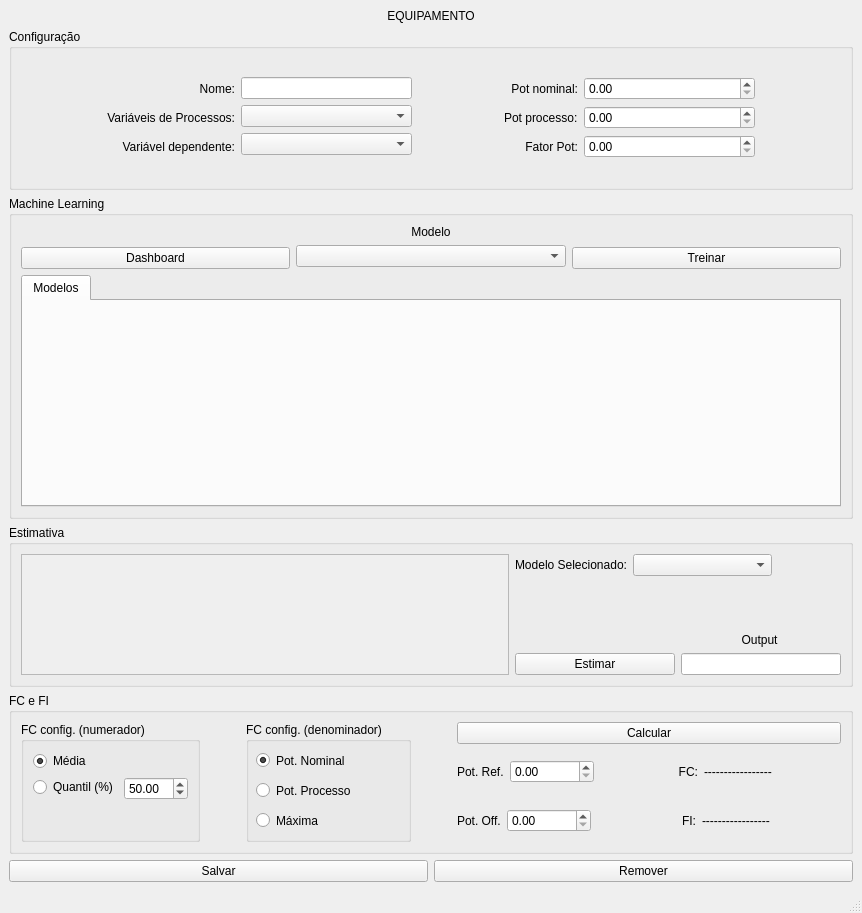
<?xml version="1.0" encoding="UTF-8"?>
<ui version="4.0">
 <class>MainWindow</class>
 <widget class="QMainWindow" name="MainWindow">
  <property name="geometry">
   <rect>
    <x>0</x>
    <y>0</y>
    <width>862</width>
    <height>913</height>
   </rect>
  </property>
  <property name="windowTitle">
   <string>Gerenciamento de Equipamentos</string>
  </property>
  <widget class="QWidget" name="centralwidget">
   <layout class="QVBoxLayout" name="verticalLayout" stretch="0,1,2,1,1,0">
    <item>
     <widget class="QLabel" name="label">
      <property name="text">
       <string>EQUIPAMENTO</string>
      </property>
      <property name="alignment">
       <set>Qt::AlignCenter</set>
      </property>
     </widget>
    </item>
    <item>
     <widget class="QGroupBox" name="groupBox">
      <property name="title">
       <string>Configuração</string>
      </property>
      <layout class="QVBoxLayout" name="verticalLayout_2">
       <item>
        <layout class="QHBoxLayout" name="horizontalLayout" stretch="1,0,2,1,0,2,1">
         <item>
          <spacer name="horizontalSpacer_4">
           <property name="orientation">
            <enum>Qt::Horizontal</enum>
           </property>
           <property name="sizeHint" stdset="0">
            <size>
             <width>40</width>
             <height>20</height>
            </size>
           </property>
          </spacer>
         </item>
         <item>
          <layout class="QVBoxLayout" name="verticalLayout_9">
           <item>
            <widget class="QLabel" name="label_2">
             <property name="text">
              <string>Nome:</string>
             </property>
             <property name="alignment">
              <set>Qt::AlignRight|Qt::AlignTrailing|Qt::AlignVCenter</set>
             </property>
            </widget>
           </item>
           <item>
            <widget class="QLabel" name="label_4">
             <property name="text">
              <string>Variáveis de Processos:</string>
             </property>
             <property name="alignment">
              <set>Qt::AlignRight|Qt::AlignTrailing|Qt::AlignVCenter</set>
             </property>
            </widget>
           </item>
           <item>
            <widget class="QLabel" name="label_3">
             <property name="text">
              <string>Variável dependente:</string>
             </property>
             <property name="alignment">
              <set>Qt::AlignRight|Qt::AlignTrailing|Qt::AlignVCenter</set>
             </property>
            </widget>
           </item>
          </layout>
         </item>
         <item>
          <layout class="QVBoxLayout" name="verticalLayout_8">
           <item>
            <widget class="QLineEdit" name="name_eq"/>
           </item>
           <item>
            <widget class="CheckableComboBox" name="var_pro"/>
           </item>
           <item>
            <widget class="QComboBox" name="var_dep"/>
           </item>
          </layout>
         </item>
         <item>
          <spacer name="horizontalSpacer">
           <property name="orientation">
            <enum>Qt::Horizontal</enum>
           </property>
           <property name="sizeHint" stdset="0">
            <size>
             <width>40</width>
             <height>20</height>
            </size>
           </property>
          </spacer>
         </item>
         <item>
          <layout class="QVBoxLayout" name="verticalLayout_10">
           <item>
            <widget class="QLabel" name="label_9">
             <property name="text">
              <string>Pot nominal:</string>
             </property>
             <property name="alignment">
              <set>Qt::AlignRight|Qt::AlignTrailing|Qt::AlignVCenter</set>
             </property>
            </widget>
           </item>
           <item>
            <widget class="QLabel" name="label_12">
             <property name="text">
              <string>Pot processo:</string>
             </property>
            </widget>
           </item>
           <item>
            <widget class="QLabel" name="label_10">
             <property name="text">
              <string>Fator Pot:</string>
             </property>
             <property name="alignment">
              <set>Qt::AlignRight|Qt::AlignTrailing|Qt::AlignVCenter</set>
             </property>
            </widget>
           </item>
          </layout>
         </item>
         <item>
          <layout class="QVBoxLayout" name="verticalLayout_11">
           <item>
            <widget class="QDoubleSpinBox" name="pot_nom">
             <property name="decimals">
              <number>2</number>
             </property>
             <property name="maximum">
              <double>9000000000.000000000000000</double>
             </property>
            </widget>
           </item>
           <item>
            <widget class="QDoubleSpinBox" name="pot_proc">
             <property name="maximum">
              <double>9000000000.000000000000000</double>
             </property>
             <property name="value">
              <double>0.000000000000000</double>
             </property>
            </widget>
           </item>
           <item>
            <widget class="QDoubleSpinBox" name="fat_pot">
             <property name="maximum">
              <double>1.000000000000000</double>
             </property>
            </widget>
           </item>
          </layout>
         </item>
         <item>
          <spacer name="horizontalSpacer_5">
           <property name="orientation">
            <enum>Qt::Horizontal</enum>
           </property>
           <property name="sizeHint" stdset="0">
            <size>
             <width>40</width>
             <height>20</height>
            </size>
           </property>
          </spacer>
         </item>
        </layout>
       </item>
      </layout>
     </widget>
    </item>
    <item>
     <widget class="QGroupBox" name="groupBox_2">
      <property name="title">
       <string>Machine Learning</string>
      </property>
      <layout class="QVBoxLayout" name="verticalLayout_3">
       <item>
        <layout class="QHBoxLayout" name="horizontalLayout_3">
         <item>
          <layout class="QVBoxLayout" name="verticalLayout_6">
           <item>
            <widget class="QLabel" name="label_7">
             <property name="text">
              <string/>
             </property>
            </widget>
           </item>
           <item>
            <widget class="QPushButton" name="dash_pushbutton">
             <property name="toolTip">
              <string>Exibição do dashboard, apenas com as variáveis deste equipamento</string>
             </property>
             <property name="text">
              <string>Dashboard</string>
             </property>
            </widget>
           </item>
          </layout>
         </item>
         <item>
          <layout class="QVBoxLayout" name="verticalLayout_5">
           <property name="bottomMargin">
            <number>2</number>
           </property>
           <item>
            <widget class="QLabel" name="label_6">
             <property name="text">
              <string>Modelo</string>
             </property>
             <property name="alignment">
              <set>Qt::AlignCenter</set>
             </property>
            </widget>
           </item>
           <item>
            <widget class="CheckableComboBox" name="models_combobox">
             <property name="toolTip">
              <string>Seleção dos modelos de ML que serão terinados</string>
             </property>
            </widget>
           </item>
          </layout>
         </item>
         <item>
          <layout class="QVBoxLayout" name="verticalLayout_7">
           <item>
            <widget class="QLabel" name="label_8">
             <property name="text">
              <string/>
             </property>
            </widget>
           </item>
           <item>
            <widget class="QPushButton" name="train_ml_pushbutton">
             <property name="text">
              <string>Treinar</string>
             </property>
            </widget>
           </item>
          </layout>
         </item>
        </layout>
       </item>
       <item>
        <widget class="QTabWidget" name="stats_tab">
         <property name="currentIndex">
          <number>0</number>
         </property>
         <property name="usesScrollButtons">
          <bool>true</bool>
         </property>
         <widget class="QWidget" name="tab">
          <attribute name="title">
           <string>Modelos</string>
          </attribute>
         </widget>
        </widget>
       </item>
      </layout>
     </widget>
    </item>
    <item>
     <widget class="QGroupBox" name="groupBox_3">
      <property name="title">
       <string>Estimativa</string>
      </property>
      <layout class="QHBoxLayout" name="horizontalLayout_4" stretch="3,2">
       <item>
        <widget class="QScrollArea" name="scrollArea">
         <property name="toolTip">
          <string>Preenchimento dos valores das variáveis selecionadas para estimação da variável dependente</string>
         </property>
         <property name="widgetResizable">
          <bool>true</bool>
         </property>
         <widget class="QWidget" name="scrollAreaWidget">
          <property name="geometry">
           <rect>
            <x>0</x>
            <y>0</y>
            <width>483</width>
            <height>110</height>
           </rect>
          </property>
          <layout class="QVBoxLayout" name="verticalLayout_12">
           <item>
            <layout class="QHBoxLayout" name="horizontalLayout_7" stretch="1,1">
             <item>
              <layout class="QVBoxLayout" name="textLayout"/>
             </item>
             <item>
              <layout class="QVBoxLayout" name="numLayout"/>
             </item>
            </layout>
           </item>
          </layout>
         </widget>
        </widget>
       </item>
       <item>
        <layout class="QVBoxLayout" name="verticalLayout_4" stretch="0,0,0">
         <item>
          <layout class="QHBoxLayout" name="horizontalLayout_10" stretch="0,2,1">
           <item>
            <widget class="QLabel" name="label_11">
             <property name="text">
              <string>Modelo Selecionado:</string>
             </property>
            </widget>
           </item>
           <item>
            <widget class="QComboBox" name="sel_models_combobox"/>
           </item>
           <item>
            <spacer name="horizontalSpacer_7">
             <property name="orientation">
              <enum>Qt::Horizontal</enum>
             </property>
             <property name="sizeHint" stdset="0">
              <size>
               <width>40</width>
               <height>20</height>
              </size>
             </property>
            </spacer>
           </item>
          </layout>
         </item>
         <item>
          <layout class="QHBoxLayout" name="horizontalLayout_6" stretch="4,1,1">
           <item>
            <spacer name="horizontalSpacer_6">
             <property name="orientation">
              <enum>Qt::Horizontal</enum>
             </property>
             <property name="sizeHint" stdset="0">
              <size>
               <width>40</width>
               <height>20</height>
              </size>
             </property>
            </spacer>
           </item>
           <item>
            <widget class="QLabel" name="label_5">
             <property name="text">
              <string>Output</string>
             </property>
             <property name="alignment">
              <set>Qt::AlignBottom|Qt::AlignHCenter</set>
             </property>
            </widget>
           </item>
           <item>
            <spacer name="horizontalSpacer_2">
             <property name="orientation">
              <enum>Qt::Horizontal</enum>
             </property>
             <property name="sizeHint" stdset="0">
              <size>
               <width>40</width>
               <height>20</height>
              </size>
             </property>
            </spacer>
           </item>
          </layout>
         </item>
         <item>
          <layout class="QHBoxLayout" name="horizontalLayout_5" stretch="1,1">
           <item>
            <widget class="QPushButton" name="predict_pushbutton">
             <property name="text">
              <string>Estimar</string>
             </property>
            </widget>
           </item>
           <item>
            <widget class="QLineEdit" name="output_predict">
             <property name="readOnly">
              <bool>true</bool>
             </property>
            </widget>
           </item>
          </layout>
         </item>
        </layout>
       </item>
      </layout>
     </widget>
    </item>
    <item>
     <widget class="QGroupBox" name="groupBox_4">
      <property name="title">
       <string>FC e FI</string>
      </property>
      <layout class="QHBoxLayout" name="horizontalLayout_2" stretch="0,0,1">
       <item>
        <layout class="QHBoxLayout" name="horizontalLayout_9">
         <property name="leftMargin">
          <number>0</number>
         </property>
         <property name="rightMargin">
          <number>0</number>
         </property>
         <item>
          <widget class="QGroupBox" name="groupBox_5">
           <property name="title">
            <string>FC config. (numerador)</string>
           </property>
           <layout class="QFormLayout" name="formLayout">
            <item row="0" column="0">
             <widget class="QRadioButton" name="media_RB">
              <property name="text">
               <string>Média</string>
              </property>
              <property name="checked">
               <bool>true</bool>
              </property>
              <attribute name="buttonGroup">
               <string notr="true">configFCGroup</string>
              </attribute>
             </widget>
            </item>
            <item row="1" column="0">
             <widget class="QRadioButton" name="quantil_RB">
              <property name="text">
               <string>Quantil (%)</string>
              </property>
              <attribute name="buttonGroup">
               <string notr="true">configFCGroup</string>
              </attribute>
             </widget>
            </item>
            <item row="1" column="1">
             <widget class="QDoubleSpinBox" name="quantil_SB">
              <property name="maximum">
               <double>100.000000000000000</double>
              </property>
              <property name="value">
               <double>50.000000000000000</double>
              </property>
             </widget>
            </item>
           </layout>
          </widget>
         </item>
         <item>
          <spacer name="horizontalSpacer_9">
           <property name="orientation">
            <enum>Qt::Horizontal</enum>
           </property>
           <property name="sizeHint" stdset="0">
            <size>
             <width>40</width>
             <height>20</height>
            </size>
           </property>
          </spacer>
         </item>
         <item>
          <widget class="QGroupBox" name="groupBox_6">
           <property name="title">
            <string>FC config. (denominador)</string>
           </property>
           <widget class="QRadioButton" name="pot_nom_RB">
            <property name="geometry">
             <rect>
              <x>10</x>
              <y>30</y>
              <width>111</width>
              <height>17</height>
             </rect>
            </property>
            <property name="text">
             <string>Pot. Nominal</string>
            </property>
            <property name="checked">
             <bool>true</bool>
            </property>
           </widget>
           <widget class="QRadioButton" name="pot_pro_RB">
            <property name="geometry">
             <rect>
              <x>10</x>
              <y>60</y>
              <width>121</width>
              <height>17</height>
             </rect>
            </property>
            <property name="text">
             <string>Pot. Processo</string>
            </property>
           </widget>
           <widget class="QRadioButton" name="max_RB">
            <property name="geometry">
             <rect>
              <x>10</x>
              <y>90</y>
              <width>91</width>
              <height>17</height>
             </rect>
            </property>
            <property name="text">
             <string>Máxima</string>
            </property>
           </widget>
          </widget>
         </item>
        </layout>
       </item>
       <item>
        <spacer name="horizontalSpacer_12">
         <property name="orientation">
          <enum>Qt::Horizontal</enum>
         </property>
         <property name="sizeHint" stdset="0">
          <size>
           <width>40</width>
           <height>20</height>
          </size>
         </property>
        </spacer>
       </item>
       <item>
        <layout class="QVBoxLayout" name="verticalLayout_13">
         <item>
          <widget class="QPushButton" name="calc_Button">
           <property name="text">
            <string>Calcular</string>
           </property>
          </widget>
         </item>
         <item>
          <layout class="QHBoxLayout" name="horizontalLayout_12" stretch="0,0,1,1,0">
           <item>
            <widget class="QLabel" name="label_13">
             <property name="text">
              <string>Pot. Ref.</string>
             </property>
            </widget>
           </item>
           <item>
            <widget class="QDoubleSpinBox" name="potRef_SB">
             <property name="maximum">
              <double>100000000.000000000000000</double>
             </property>
            </widget>
           </item>
           <item>
            <widget class="QLabel" name="label_14">
             <property name="text">
              <string>FC:</string>
             </property>
             <property name="alignment">
              <set>Qt::AlignRight|Qt::AlignTrailing|Qt::AlignVCenter</set>
             </property>
            </widget>
           </item>
           <item>
            <widget class="QLabel" name="fc_Label">
             <property name="text">
              <string>-----------------</string>
             </property>
            </widget>
           </item>
           <item>
            <spacer name="horizontalSpacer_3">
             <property name="orientation">
              <enum>Qt::Horizontal</enum>
             </property>
             <property name="sizeHint" stdset="0">
              <size>
               <width>40</width>
               <height>20</height>
              </size>
             </property>
            </spacer>
           </item>
          </layout>
         </item>
         <item>
          <layout class="QHBoxLayout" name="horizontalLayout_11" stretch="0,0,1,1,0">
           <item>
            <widget class="QLabel" name="label_18">
             <property name="text">
              <string>Pot. Off.</string>
             </property>
            </widget>
           </item>
           <item>
            <widget class="QDoubleSpinBox" name="potOff_SB">
             <property name="maximum">
              <double>100000000.000000000000000</double>
             </property>
            </widget>
           </item>
           <item>
            <widget class="QLabel" name="label_15">
             <property name="text">
              <string>FI:</string>
             </property>
             <property name="alignment">
              <set>Qt::AlignRight|Qt::AlignTrailing|Qt::AlignVCenter</set>
             </property>
            </widget>
           </item>
           <item>
            <widget class="QLabel" name="fi_Label">
             <property name="text">
              <string>-----------------</string>
             </property>
            </widget>
           </item>
           <item>
            <spacer name="horizontalSpacer_8">
             <property name="orientation">
              <enum>Qt::Horizontal</enum>
             </property>
             <property name="sizeHint" stdset="0">
              <size>
               <width>40</width>
               <height>20</height>
              </size>
             </property>
            </spacer>
           </item>
          </layout>
         </item>
        </layout>
       </item>
      </layout>
     </widget>
    </item>
    <item>
     <layout class="QHBoxLayout" name="horizontalLayout_8">
      <item>
       <widget class="QPushButton" name="save_eq_pushbutton">
        <property name="text">
         <string>Salvar</string>
        </property>
       </widget>
      </item>
      <item>
       <widget class="QPushButton" name="remover_pb">
        <property name="text">
         <string>Remover</string>
        </property>
       </widget>
      </item>
     </layout>
    </item>
   </layout>
  </widget>
  <widget class="QMenuBar" name="menubar">
   <property name="geometry">
    <rect>
     <x>0</x>
     <y>0</y>
     <width>862</width>
     <height>26</height>
    </rect>
   </property>
  </widget>
  <widget class="QStatusBar" name="statusbar"/>
 </widget>
 <customwidgets>
  <customwidget>
   <class>CheckableComboBox</class>
   <extends>QComboBox</extends>
   <header>multiSelCombo2</header>
  </customwidget>
 </customwidgets>
 <resources/>
 <connections/>
 <buttongroups>
  <buttongroup name="configFCGroup"/>
 </buttongroups>
</ui>
